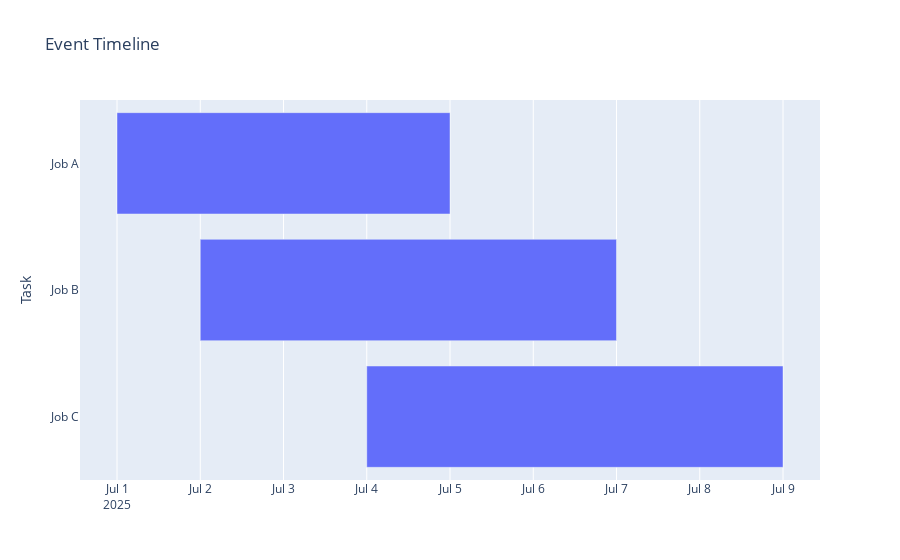

Notebook cell for this chart:
### Code cell
event = sg.EventTimelinePlot()
event.plot()

### Figure 1 — Plotly figure (JSON) as saved in the notebook; plotly's stock layout.template omitted (floating-point values rounded to 4 significant figures)
{"data": [{"base": ["2025-07-01T00:00:00.000000000", "2025-07-02T00:00:00.000000000", "2025-07-04T00:00:00.000000000"], "hovertemplate": "Start=%{base}<br>Finish=%{x}<br>Task=%{y}<extra></extra>", "legendgroup": "", "marker": {"color": "#636efa", "pattern": {"shape": ""}}, "name": "", "orientation": "h", "showlegend": false, "textposition": "auto", "type": "bar", "x": [345600000, 432000000, 432000000], "xaxis": "x", "y": ["Job A", "Job B", "Job C"], "yaxis": "y"}], "layout": {"barmode": "overlay", "legend": {"tracegroupgap": 0}, "title": {"text": "Event Timeline"}, "xaxis": {"anchor": "y", "domain": [0, 1], "type": "date"}, "yaxis": {"anchor": "x", "autorange": "reversed", "domain": [0, 1], "title": {"text": "Task"}}}}
